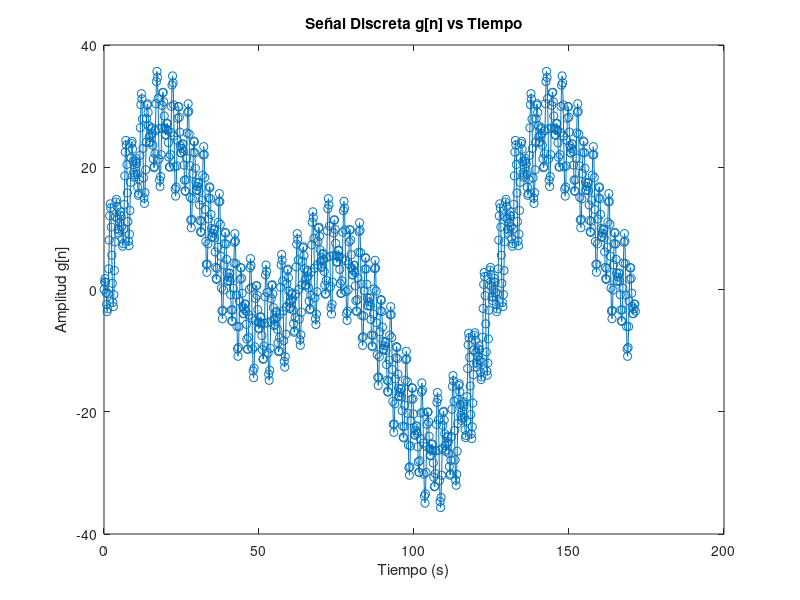
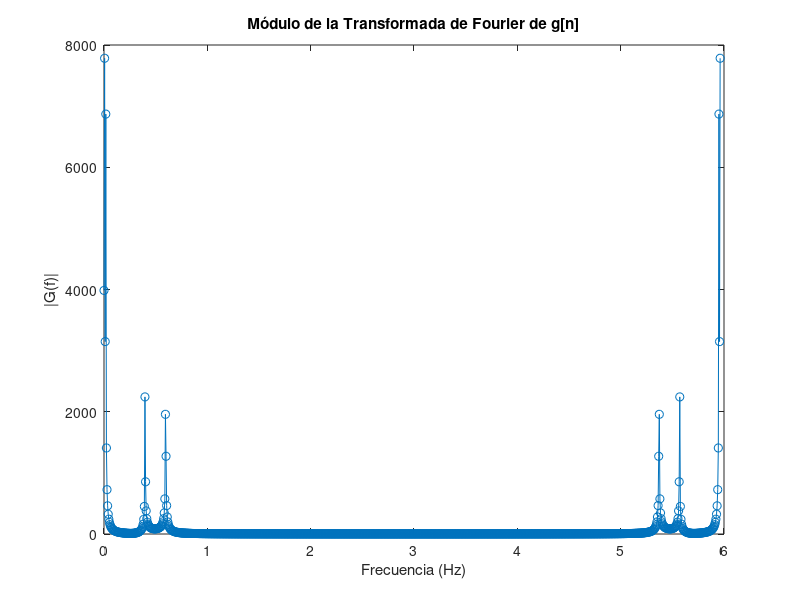
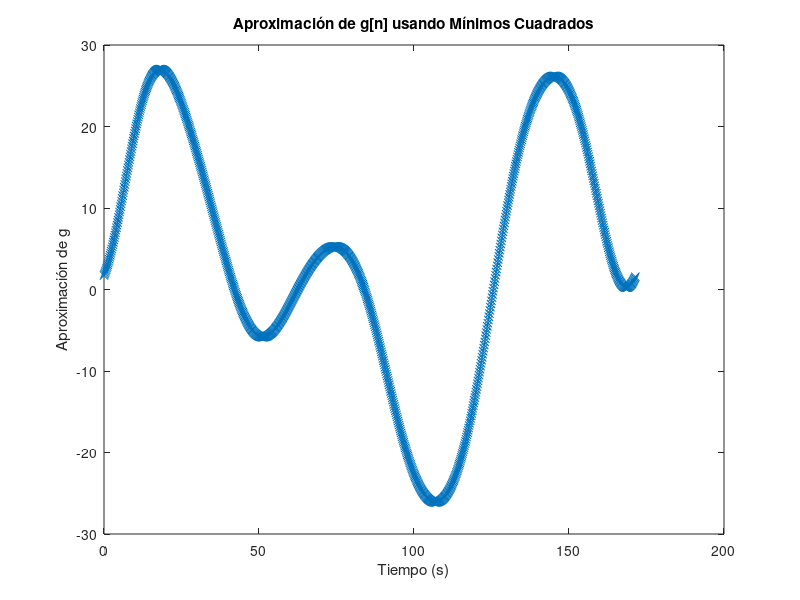
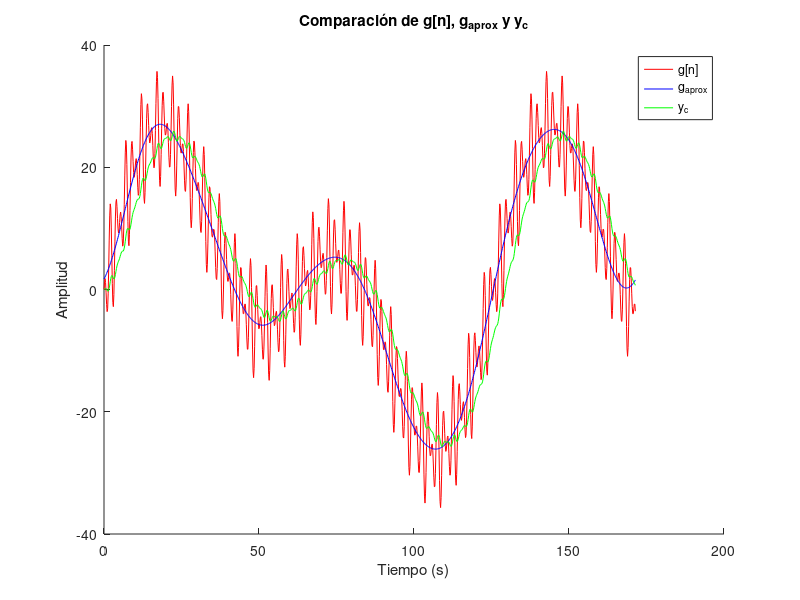

These figures' MATLAB source, in order:
function procesar_senal
    % Limpiar entorno
    clear; clc;

    % Parámetros iniciales
    Dt = 0.16755;  % Intervalo de muestreo en segundos
    A1 = 0.25;     % Escala para la respuesta al impulso

    % Cargar datos y definir tiempo discreto
    data = load('registro_4_nov.txt');
    N = length(data);
    t = (0:N-1) * Dt;  % Vector de tiempo
    g = data;          % Señal discreta

    % Graficar señal discreta
    figure;
    plot(t, g, 'o-');
    xlabel('Tiempo (s)');
    ylabel('Amplitud g[n]');
    title('Señal Discreta g[n] vs Tiempo');

    % Calcular máximo de la señal en el primer tercio del tiempo
    limite_tiempo = t(ceil(N / 3));
    indices_tercio = find(t <= limite_tiempo);
    [g_max, idx_g_max] = max(g(indices_tercio));
    t_g_max = t(indices_tercio(idx_g_max));
    fprintf('g_max = %.2f, t_g_max = %.2f\n', g_max, t_g_max);

    % Calcular la Transformada Discreta de Fourier (TDF) y su magnitud
    G_fft = fft(g);
    frec = (0:N-1) / (N * Dt);   % Vector de frecuencias
    G_modulo = abs(G_fft);

    % Graficar módulo de la TDF
    figure;
    plot(frec, G_modulo, 'o-');
    xlabel('Frecuencia (Hz)');
    ylabel('|G(f)|');
    title('Módulo de la Transformada de Fourier de g[n]');

    % Determinar frecuencia de corte kc (5% del máximo)
    G_max = max(G_modulo);
    umbral = 0.05 * G_max;
    frec_significativas = find(G_modulo > umbral);
    kc = max(frec_significativas(frec_significativas <= 10));
    G_kc = G_modulo(kc);
    fprintf('kc = %d, |G(kc)| = %.2f\n', kc, G_kc);

    % Aproximación de g usando kc frecuencias (método de mínimos cuadrados)
    Dw = 2 * pi / (N * Dt);    % Frecuencia angular fundamental
    Phi = ones(N, 2*kc + 1);   % Base trigonométrica

    % Construcción de la matriz base
    for k = 1:kc
        Phi(:, 2*k) = cos(k * Dw * t);
        Phi(:, 2*k + 1) = sin(k * Dw * t);
    end

    % Calcular coeficientes de mínimos cuadrados y aproximación
    coeficientes = Phi \ g;
    g_aprox = Phi * coeficientes;

    % Graficar la señal aproximada
    figure;
    plot(t, g_aprox, 'x-', 'DisplayName', 'g_{aprox}');
    xlabel('Tiempo (s)');
    ylabel('Aproximación de g');
    title('Aproximación de g[n] usando Mínimos Cuadrados');

    % Máximo de la aproximación en el primer tercio del tiempo
    [g_aprox_max, idx_g_aprox_max] = max(g_aprox(indices_tercio));
    t_g_aprox_max = t(indices_tercio(idx_g_aprox_max));
    fprintf('g_aprox_max = %.2f, t_g_aprox_max = %.2f\n', g_aprox_max, t_g_aprox_max);

    % Generar función de respuesta al impulso h[n]
    p = kc * Dw;
    h = A1 * exp(-p * t);

    % Convolución entre h y g para obtener y_c[n]
    y_c_full = conv(h, g) * Dt;
    y_c = y_c_full(1:N);  % Recortar para mantener tamaño original

    % Máximo de y_c en el primer tercio del tiempo
    [y_c_max, idx_y_c_max] = max(y_c(indices_tercio));
    t_y_c_max = t(indices_tercio(idx_y_c_max));
    fprintf('y_c_max = %.2f, t_y_c_max = %.2f\n', y_c_max, t_y_c_max);

    % Graficar comparativa de g, g_aprox y y_c
    figure;
    hold on;
    plot(t, g, 'r-', 'DisplayName', 'g[n]');
    plot(t, g_aprox, 'b-', 'DisplayName', 'g_{aprox}');
    plot(t, y_c, 'g-', 'DisplayName', 'y_c');
    xlabel('Tiempo (s)');
    ylabel('Amplitud');
    title('Comparación de g[n], g_{aprox} y y_c');
    legend;
    hold off;

end

